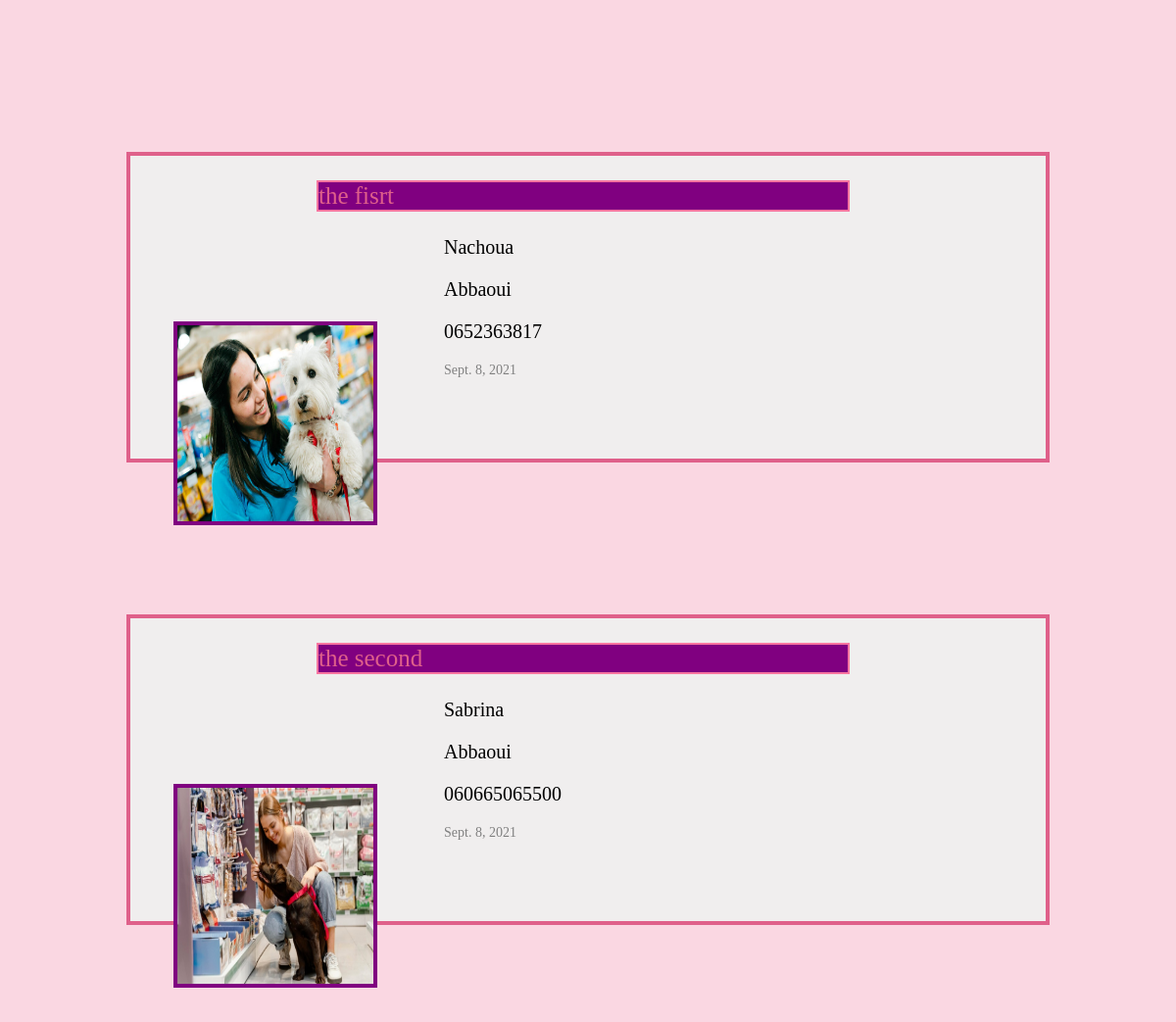
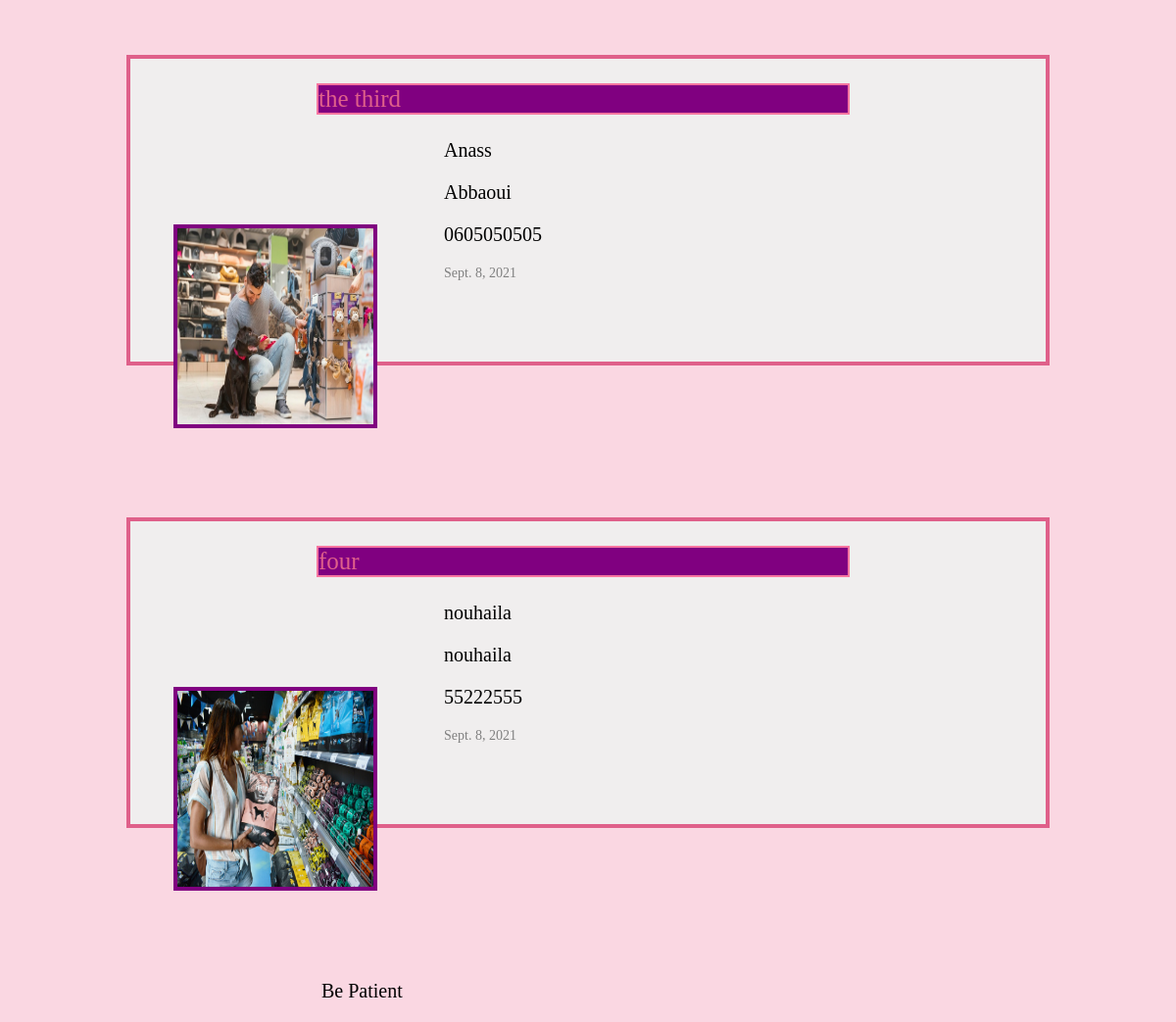
The app's page /form_date2/nachoua/ with its own data (2 pictures, top to bottom).
### form_date2/models.py (models this page shows)
class First(models.Model):
 title = models.CharField(max_length=50)
 firstname = models.CharField(max_length=100)
 lastname = models.CharField(max_length=100)
 phone_number = models.CharField(max_length=12)
 date = models.DateField(auto_now_add=True)
 thumb = models.ImageField(default='default.png',blank=True)

### form_date2/views.py (the view)
# urls.py: path('nachoua/',views.func_first,name='func_first')
def  func_first(request):
    projects = First.objects.all().order_by('date')
    return render(request,'fichierhtml.html',{'projects':projects})

### form_date2/templates/fichierhtml.html (shortened to what this page needs)
{% load static %}
<!DOCTYPE html>
<html>
    <head>
        <link rel="stylesheet" href="{% static '/staticc/styles.css' %}">
    </head>
    <body>
        <div class="projects">
            {% for project  in projects %}
            <div class="project">
                <p class="title">{{project.title}}</p>
                <p>{{project.firstname}}</p>
                <p>{{project.lastname}}</p>
                <p>{{project.phone_number}}</p>
                <p class="date">{{project.date}}</p>
                <div class="image">
                    <img class="img" src="{{project.thumb.url}}"/>
                </div>
            </div>
            {% endfor %}
        </div>
       <p>Be Patient </p>
    </body>
</html>

### form_date2/static/staticc/styles.css (style rules this page uses)
body { background-color: rgb(250, 215, 226); }
.title { color:rgb(223, 96, 138); font-family: cursive; font-size: 25px; margin-left: 190px; margin-right: 200px; border:2px solid rgb(247, 117, 160); background-color: purple; }
.project { margin: 155px 121px; border:4px solid rgb(223, 96, 138); background-color: rgb(240, 238, 238); }
p { font-size: 20px; margin-left: 320px; }
.date { color:grey; font-size: 14px; }
img.img { font-size: 20px; height: 200px; width: 200px; margin: -72px 44px; border:4px solid purple; }

### records on screen
First: title "the fisrt", firstname "Nachoua", lastname "Abbaoui", phone_number "0652363817", date "Sept. 8, 2021", thumb (picture)
First: title "the second", firstname "Sabrina", lastname "Abbaoui", phone_number "060665065500", date "Sept. 8, 2021", thumb (picture)
First: title "the third", firstname "Anass", lastname "Abbaoui", phone_number "0605050505", date "Sept. 8, 2021", thumb (picture)
First: title "four", firstname "nouhaila", lastname "nouhaila", phone_number "55222555", date "Sept. 8, 2021", thumb (picture)
